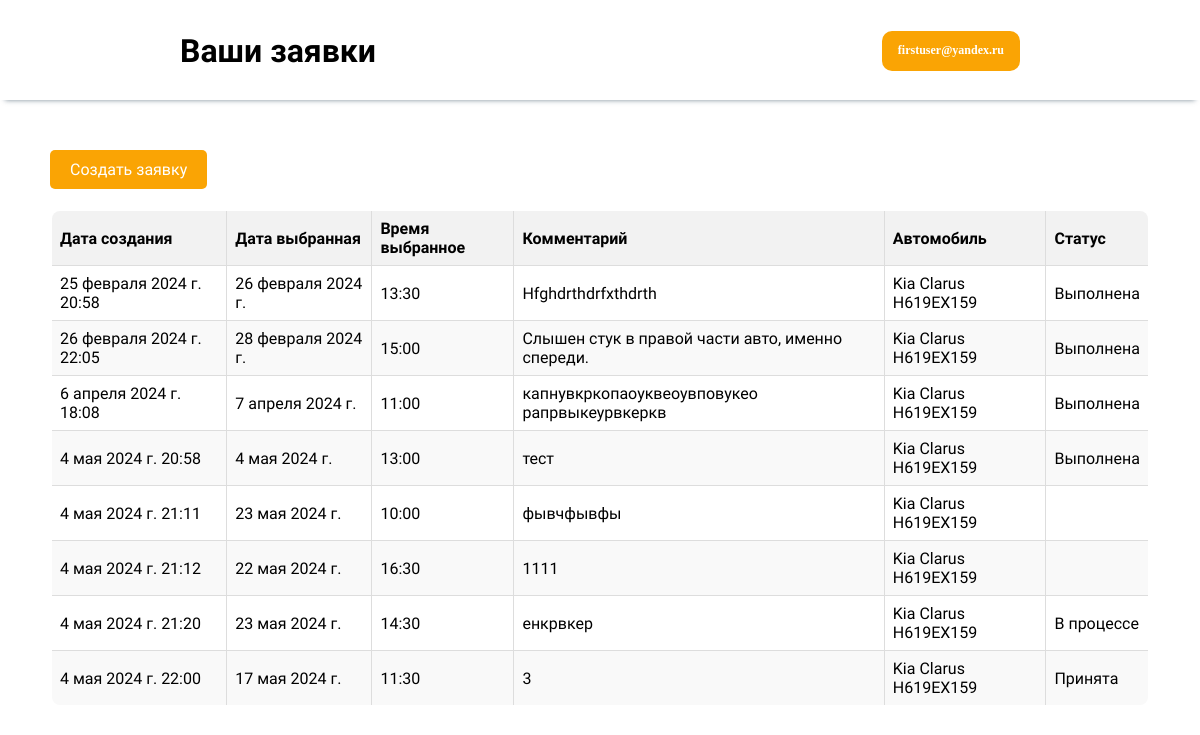
The page /profile/appeals/ (signed in) on the database as committed earlier.
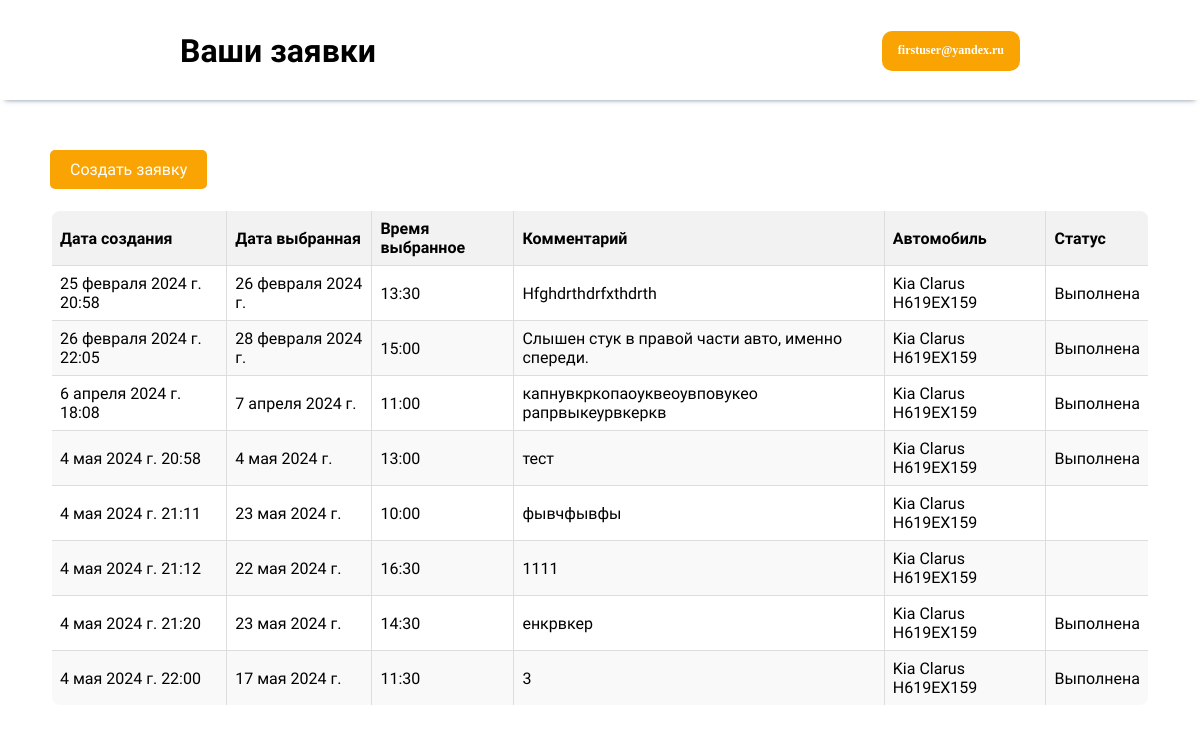
The same page on the database as committed later.
### OrdersApp/models.py (models this page shows, shortened)
class Order(models.Model):
    car = models.ForeignKey(Car, on_delete=models.CASCADE, verbose_name='Автомобиль')
    status_choices = [
        ('PENDING', 'Ожидает выполнения'),
        ('IN_PROGRESS', 'В процессе выполнения'),
        ('COMPLETED', 'Выполнен'),
    ]
    status = models.CharField(max_length=20, choices=status_choices, default='PENDING',
                              verbose_name='Статус выполнения')
    final_cost = models.DecimalField(max_digits=10, decimal_places=2, verbose_name='Конечная стоимость', blank=True,
                                     null=True)
    end_date = models.DateField(verbose_name='Дата окончания выполнения', blank=True, null=True)
    end_time = models.TimeField(verbose_name='Время окончания выполнения', blank=True, null=True)
    appeal = models.ForeignKey('Appeal', on_delete=models.SET_NULL, verbose_name='Заявка', blank=True, null=True)
    name_of_the_responsible_mechanic = models.CharField(max_length=100, null=True)
    class Meta:
        verbose_name = 'Заказ'
        verbose_name_plural = 'Заказы'

### OrdersApp/views.py (the view)
# urls.py: path('appeals/', views.appeals_view, name='appeals_view'),
@login_required
def appeals_view(request):
    client_appeals = Appeal.objects.filter(car__client=request.user)
    orders = Order.objects.filter(appeal__in=client_appeals)
    return render(request, 'appeals_view.html', {'appeals': client_appeals, 'orders': orders})

### OrdersApp/templates/appeals_view.html (shortened to what this page needs)
<!DOCTYPE html>
<html lang="en">
<head>
    <link href='https://unpkg.com/boxicons@2.1.4/css/boxicons.min.css' rel='stylesheet'>
</head>
<body>
<header>
    <div class="header-content">
        <h1>Ваши заявки</h1>
        <div class="header-buttons">
            <div class="dropdown">
                <button class="dropbtn">
                    {% if user.is_authenticated %}{{ user.username }}{% else %}Личный кабинет{% endif %}</button>
            </div>
        </div>
    </div>
</header>
<div class="content">
    <a href="{% url 'create_appeal' %}" class="button">Создать заявку</a>
    <table>
        <thead>
        <tr>
            <th>Дата создания</th>
            <th>Дата выбранная</th>
            <th>Время выбранное</th>
            <th>Комментарий</th>
            <th>Автомобиль</th>
            <th>Статус</th>
        </tr>
        </thead>
        <tbody>
        {% for appeal in appeals %}
            <tr>
                <td>{{ appeal.created_at }}</td>
                <td>{{ appeal.chosen_date }}</td>
                <td>{{ appeal.chosen_time }}</td>
                <td>{{ appeal.comment }}</td>
                <td>{{ appeal.car.brand }} {{ appeal.car.model }} {{ appeal.car.license_plate }}</td>
                <td>
                    {% for order in orders %}
                        {% if order.appeal == appeal %}
                            {% if order.status == 'PENDING' %}
                                Принята
                            {% elif order.status == 'IN_PROGRESS' %}
                                В процессе
                            {% elif order.status == 'COMPLETED' %}
                                Выполнена
                            {% endif %}
                        {% endif %}
                    {% endfor %}
                </td>
            </tr>
        {% endfor %}
        </tbody>
    </table>
</div>
</body>
</html>

Rows that differ between the two databases and show on the page:
changed Order (number 5 of 6 on the later page): status "В процессе" → "Выполнена"
changed Order (number 6 of 6 on the later page): status "Принята" → "Выполнена"
